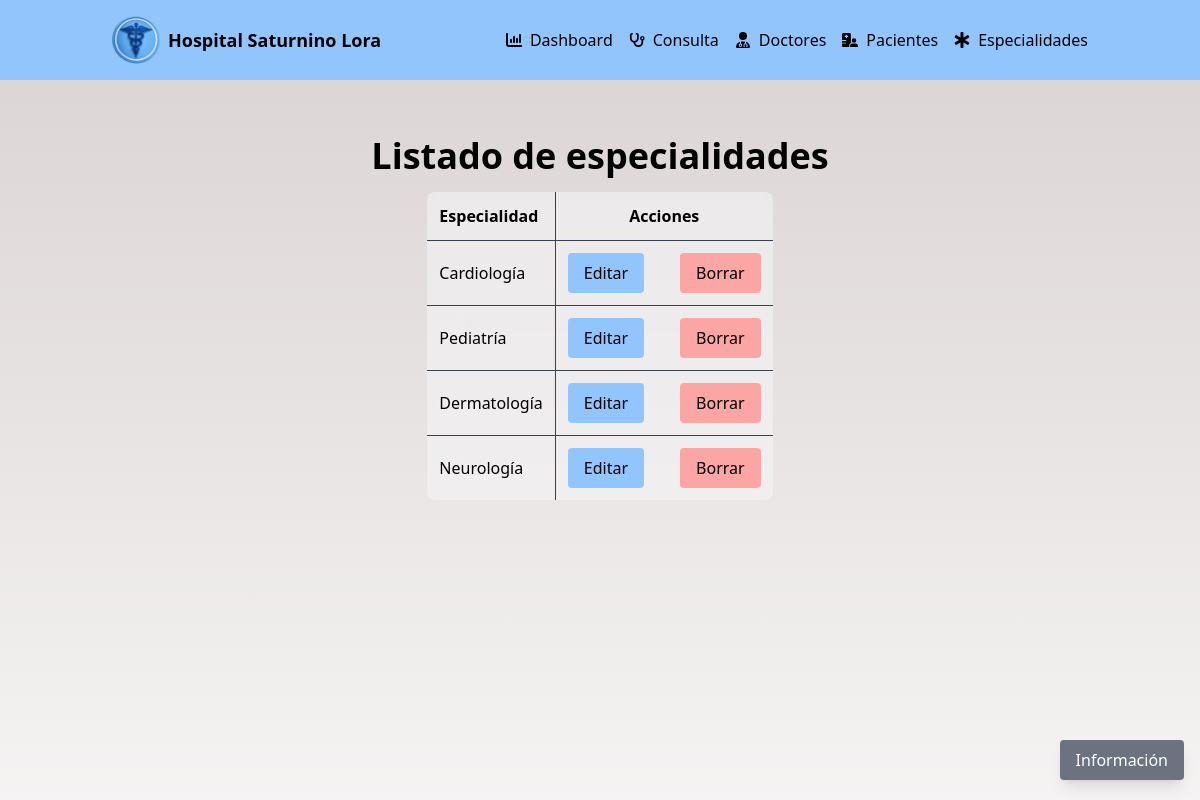
/?controller=Especialidad&&action=principal, run on an earlier commit of the app's database.
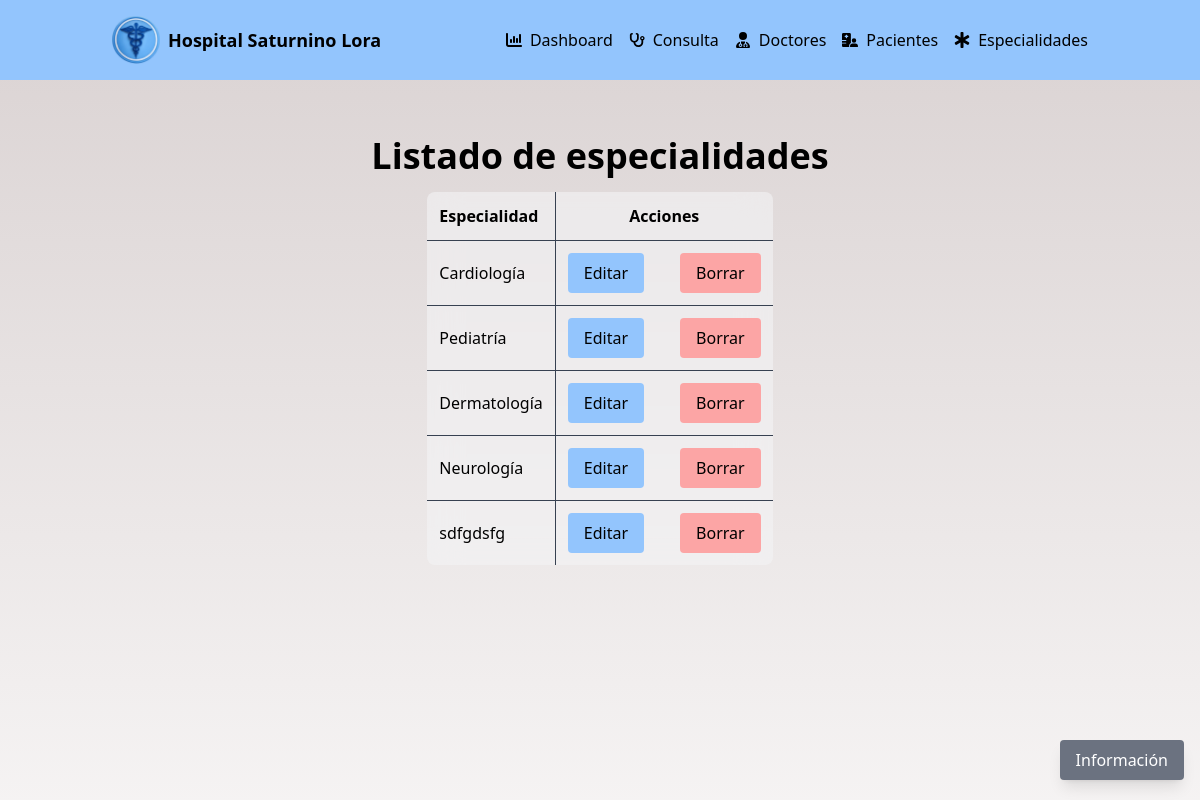
And on a later commit of the database.
### tables this page shows
CREATE TABLE `especialidad` (
  `id_especialidad` int(11) NOT NULL,
  `detalles` varchar(50) NOT NULL
);

### app/controllers/EspecialidadController.php (called while the page is built, shortened)
<?php
require_once "app/models/Especializacion.php";
class EspecialidadController{
    public function __construct(){
        $this->especialidad = new Especializacion();
    }
    public function principal(){
        include "app/views/src/pages/listado_especialidades.php";
    }
}

### app/models/DataBase.php (called while the page is built, shortened)
<?php
class DataBase{
    public static function connect(){
        try{
            $connexion = new PDO("mysql:host=".self::server.";dbname=".self::dbname.";charset=utf8",self::user,self::password);
            $connexion -> setAttribute(PDO::ATTR_ERRMODE,PDO::ERRMODE_EXCEPTION);
            return $connexion;
        }catch(PDOException $e){
            return "Fallo ".$e->getMessage();
        }
    }
}

### app/models/Especializacion.php (called while the page is built, shortened)
<?php
class Especializacion{
    private $pdo;
    public function __CONSTRUCT(){
        $this->pdo = DataBase::connect();
    }
    public function listar(){
        try{
            $consulta = $this->pdo->prepare("SELECT * FROM ESPECIALIDAD;");
            $consulta->execute();
            return $consulta->fetchAll(PDO::FETCH_OBJ);
        }catch(Exception $e){
            die($e->getMessage());
        }
    }
}

### app/views/src/pages/listado_especialidades.php (the view, shortened to what the changed rows need)
<!DOCTYPE html>
<html lang="es">
<head>
  <link rel="stylesheet" href="app/views/src/styles/estilos.css">
</head>
<body class="bg-cover bg-center bg-fixed"
  style="background-image: linear-gradient(rgba(186, 172, 172, 0.542), rgba(205, 194, 194, 0.2)), url('app/views/src/icons/consulta.jpg');background-position: center 20%;">
  <header class="bg-blue-300">
    <div class="container mx-auto flex items-center justify-between py-4 px-6 flex-wrap">
      <div class="flex items-center space-x-2 mr-2">
        <h1 class="text-black font-bold text-lg whitespace-nowrap">
          Hospital Saturnino Lora
        </h1>
      </div>
    </div>
  </header>
  <main class="container mx-auto py-4 px-6 sm:px-6 max-w-full overflow-x-auto">
    <section class="mb-8">
      <div class="flex flex-col items-center mt-10">
        <h2 class="text-4xl font-bold mb-4">Listado de especialidades</h2>
        <table id="tablaPacientes"
          class="p-6 w-auto backdrop-blur-lg bg-gray-100/60 border-collapse overflow-hidden rounded-lg table-auto">
          <thead>
            <tr>
              <th class="p-2 sm:p-3 border-r border-b border-gray-700 text-left">Especialidad</th>
              <th class="p-2 sm:p-3 border-b border-gray-700 text-center">Acciones</th>
            </tr>
          </thead>
          <tbody>
            <?php
            $especialidades = $this->especialidad->listar();
            for ($i = 0; $i < count($especialidades); $i++): ?>
              <tr>
                <?php if ($i + 1 == count($especialidades)): ?>
                  <td class="p-2 sm:p-3 border-r border-gray-700 text-left"><?php echo $especialidades[$i]->detalles; ?>
                  </td>
                  <td class="p-2 sm:p-3 border-gray-700 text-left">
                    <div class="flex flex-col sm:flex-row justify-end items-center space-y-2 sm:space-y-0 sm:space-x-4">
                      <a href="?controller=Especialidad&&action=form_especialidades&&id=<?php echo $especialidades[$i]->id_especialidad ?>"
                        class="px-4 py-2 bg-blue-300 text-black rounded hover:bg-blue-500 mr-5 editar-fila"> Editar </a>
                      <a href="?controller=Especialidad&&action=eliminar&&id=<?php echo $especialidades[$i]->id_especialidad ?>"
                        class="px-4 py-2 bg-red-300 text-black rounded hover:bg-red-500 mr-5 borrar-fila"> Borrar </a>
                    </div>
                  </td>
                <?php else: ?>
                  <td class="p-2 sm:p-3 border-r border-b border-gray-700 text-left">
                    <?php echo $especialidades[$i]->detalles; ?></td>
                  <td class="p-2 sm:p-3 border-b border-gray-700 text-left">
                    <div class="flex flex-col sm:flex-row justify-end items-center space-y-2 sm:space-y-0 sm:space-x-4">
                      <a href="?controller=Especialidad&&action=form_especialidades&&id=<?php echo $especialidades[$i]->id_especialidad ?>"
                        class="px-4 py-2 bg-blue-300 text-black rounded hover:bg-blue-500 mr-5 editar-fila"> Editar </a>
                      <a href="?controller=Especialidad&&action=eliminar&&id=<?php echo $especialidades[$i]->id_especialidad ?>"
                        class="px-4 py-2 bg-red-300 text-black rounded hover:bg-red-500 mr-5 borrar-fila"> Borrar </a>
                    </div>
                  </td>
                <?php endif ?>
              </tr>
            <?php endfor
            ?>
          </tbody>
        </table>
      </div>
    </section>
  </main>
</body>
</html>

What changed in the data, as far as the page shows it:
added especialidad: detalles "sdfgdsfg"
